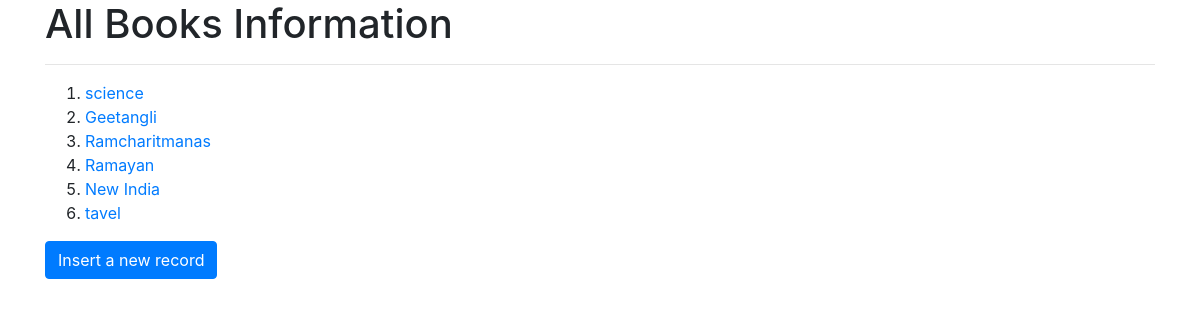
The page / on the database its author committed.
### testapp/models.py (models this page shows, shortened)
class Book(models.Model):
    title = models.CharField(max_length=300)
    author = models.CharField(max_length=30)
    pages = models.IntegerField()
    price = models.FloatField()

### testapp/views.py (the view)
# urls.py: path('', views.BookListView2.as_view(),name='listbooks'),
class BookListView2(ListView):
    model=Book
    template_name='testapp/books.html'
    context_object_name= 'books'

### templates/testapp/books.html (shortened to what this page needs)
<!DOCTYPE html>
<html lang="en" dir="ltr">
  <head>
    <link rel="stylesheet" href="https://cdn.jsdelivr.net/npm/bootstrap@4.6.0/dist/css/bootstrap.min.css">
  </head>
  <body>
    <div class="container">
        <h1>All Books Information</h1> <hr>
        <ol>
          {% for book in books %}
             <li> <a href="/{{book.id}}">{{book.title}}</a></li>
            {% endfor %}
        </ol>
        <a class="btn btn-primary" href="/create">Insert a new record</a>
    </div>
  </body>
</html>

### rows shown on the page
Book: title "science"
Book: title "Geetangli"
Book: title "Ramcharitmanas"
Book: title "Ramayan"
Book: title "New India"
Book: title "tavel"
